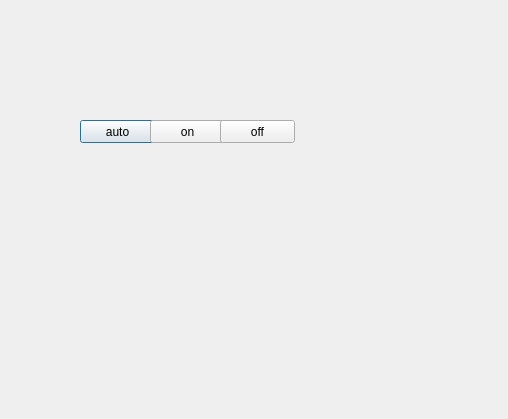
<?xml version="1.0" encoding="UTF-8"?>
<ui version="4.0">
 <class>Arduino_Temp</class>
 <widget class="QDialog" name="Arduino_Temp">
  <property name="geometry">
   <rect>
    <x>0</x>
    <y>0</y>
    <width>508</width>
    <height>419</height>
   </rect>
  </property>
  <property name="windowTitle">
   <string>Dialog</string>
  </property>
  <widget class="QLabel" name="labelmsg">
   <property name="geometry">
    <rect>
     <x>150</x>
     <y>80</y>
     <width>71</width>
     <height>41</height>
    </rect>
   </property>
   <property name="font">
    <font>
     <pointsize>14</pointsize>
    </font>
   </property>
   <property name="text">
    <string/>
   </property>
  </widget>
  <widget class="QPushButton" name="pushButton_3">
   <property name="geometry">
    <rect>
     <x>80</x>
     <y>120</y>
     <width>75</width>
     <height>23</height>
    </rect>
   </property>
   <property name="text">
    <string>auto</string>
   </property>
  </widget>
  <widget class="QLabel" name="label">
   <property name="geometry">
    <rect>
     <x>150</x>
     <y>240</y>
     <width>101</width>
     <height>51</height>
    </rect>
   </property>
   <property name="text">
    <string/>
   </property>
  </widget>
  <widget class="QPushButton" name="pushButton">
   <property name="geometry">
    <rect>
     <x>150</x>
     <y>120</y>
     <width>75</width>
     <height>23</height>
    </rect>
   </property>
   <property name="text">
    <string>on</string>
   </property>
  </widget>
  <widget class="QPushButton" name="pushButton_2">
   <property name="geometry">
    <rect>
     <x>220</x>
     <y>120</y>
     <width>75</width>
     <height>23</height>
    </rect>
   </property>
   <property name="text">
    <string>off</string>
   </property>
  </widget>
 </widget>
 <resources/>
 <connections/>
</ui>
